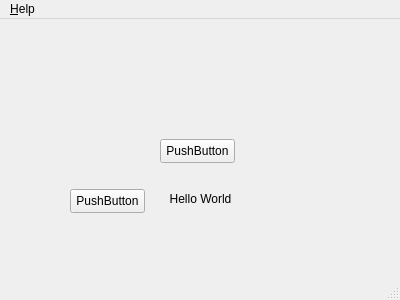
<?xml version="1.0" encoding="UTF-8"?>
<ui version="4.0">
 <class>MainWindow</class>
 <widget class="QMainWindow" name="MainWindow">
  <property name="geometry">
   <rect>
    <x>0</x>
    <y>0</y>
    <width>400</width>
    <height>300</height>
   </rect>
  </property>
  <property name="windowTitle">
   <string>QtApp</string>
  </property>
  <widget class="QWidget" name="centralwidget">
   <widget class="QPushButton" name="pushButton">
    <property name="geometry">
     <rect>
      <x>160</x>
      <y>120</y>
      <width>75</width>
      <height>24</height>
     </rect>
    </property>
    <property name="text">
     <string>PushButton</string>
    </property>
   </widget>
   <widget class="QLabel" name="label">
    <property name="geometry">
     <rect>
      <x>160</x>
      <y>170</y>
      <width>81</width>
      <height>20</height>
     </rect>
    </property>
    <property name="text">
     <string>Hello World</string>
    </property>
    <property name="scaledContents">
     <bool>true</bool>
    </property>
    <property name="alignment">
     <set>Qt::AlignCenter</set>
    </property>
   </widget>
   <widget class="QPushButton" name="pushButton_2">
    <property name="geometry">
     <rect>
      <x>70</x>
      <y>170</y>
      <width>75</width>
      <height>24</height>
     </rect>
    </property>
    <property name="text">
     <string>PushButton</string>
    </property>
   </widget>
  </widget>
    <widget class="QMenuBar" name="menubar">
     <property name="geometry">
        <rect>
         <x>0</x>
         <y>0</y>
         <width>400</width>
         <height>22</height>
        </rect>
     </property>
     <widget class="QMenu" name="menuHelp">
        <property name="title">
         <string>&amp;Help</string>
        </property>
        <addaction name="actionAbout"/>
     </widget>
     <addaction name="menuHelp"/>
    </widget>
    <widget class="QStatusBar" name="statusbar"/>
  <action name="actionAbout">
   <property name="text">
    <string>About QtApp</string>
   </property>
  </action>
 </widget>
 <resources/>
 <connections/>
</ui>
